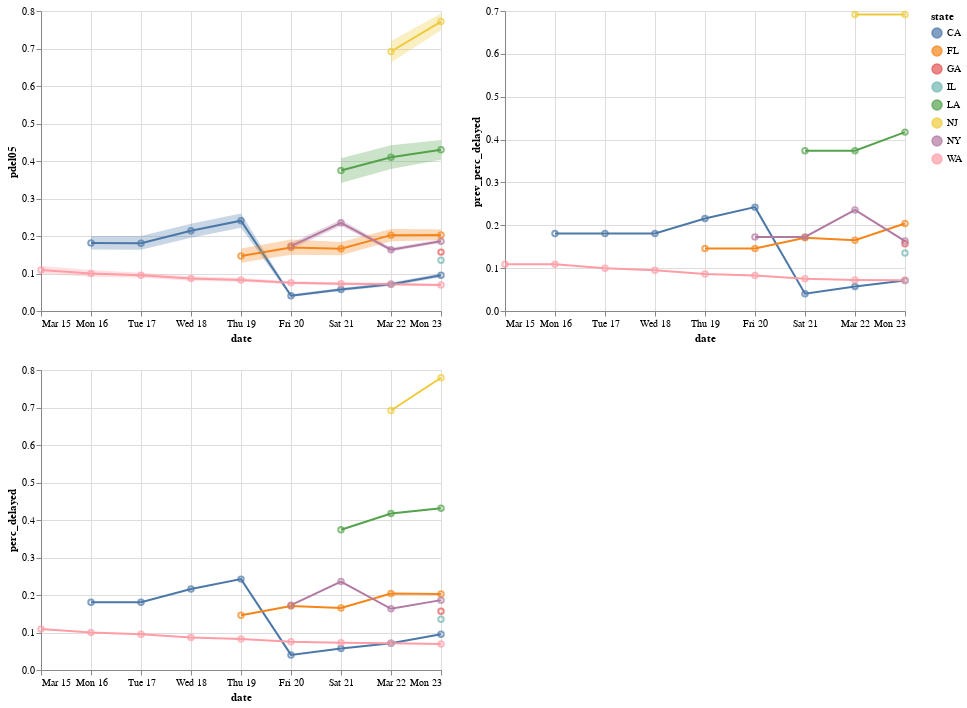

Source (notebook cell):
### Code cell
color = 'state'
x = 'date'
# y = 'pdel50'
y = 'perc_delayed'

pdf = ddelayed

h = Chart(pdf).mark_line().encode(
    x=A.X(x, title=x),
    y=A.Y(y, title=y),
    color=color,
    tooltip=[color, x, y]
)

h2 = h.encode(y=c.prev_perc_delayed, tooltip=[color, x, y, c.prev_perc_delayed])
h2 = (h2 + h2.mark_point())

h3 = h.encode(y=c.pdel50, tooltip=[color, x, y, c.pdel50])
h3 = (h3 + h3.mark_point())

r1 = h3 + h.mark_errorband().encode(y='pdel05', y2='pdel95') | h2
r2 = (h + h.mark_point())
r1 & r2

### Figure 1 — Vega-Lite specification as saved in the notebook (floating-point values rounded to 4 significant figures)
{"$schema": "https://vega.github.io/schema/vega-lite/v3.4.0.json", "config": {"mark": {"tooltip": null}, "view": {"height": 300, "width": 400}}, "data": {"name": "data-70dff67a1ea39b50376fecfd86e608bb"}, "datasets": {"data-70dff67a1ea39b50376fecfd86e608bb": [{"date": "2020-03-16T00:00:00", "death": 6, "pdel05": 0.1639, "pdel50": 0.1811, "pdel95": 0.1998, "perc_delayed": 0.1807, "pos_delayed": 202, "positive": 335, "prev_perc_delayed": 0.1807, "state": "CA", "tot_delayed": 1118, "total": 8316}, {"date": "2020-03-17T00:00:00", "death": 11, "pdel05": 0.1632, "pdel50": 0.1807, "pdel95": 0.2001, "perc_delayed": 0.1807, "pos_delayed": 202, "positive": 483, "prev_perc_delayed": 0.1807, "state": "CA", "tot_delayed": 1118, "total": 8407}, {"date": "2020-03-18T00:00:00", "death": 13, "pdel05": 0.1953, "pdel50": 0.2138, "pdel95": 0.2327, "perc_delayed": 0.2158, "pos_delayed": 252, "positive": 611, "prev_perc_delayed": 0.1807, "state": "CA", "tot_delayed": 1168, "total": 8592}, {"date": "2020-03-19T00:00:00", "death": 18, "pdel05": 0.2221, "pdel50": 0.2409, "pdel95": 0.2602, "perc_delayed": 0.2423, "pos_delayed": 293, "positive": 924, "prev_perc_delayed": 0.2158, "state": "CA", "tot_delayed": 1209, "total": 9711}, {"date": "2020-03-20T00:00:00", "death": 20, "pdel05": 0.03729, "pdel50": 0.04084, "pdel95": 0.04447, "perc_delayed": 0.04028, "pos_delayed": 335, "positive": 1063, "prev_perc_delayed": 0.2423, "state": "CA", "tot_delayed": 8316, "total": 11487}, {"date": "2020-03-21T00:00:00", "death": 24, "pdel05": 0.0531, "pdel50": 0.05708, "pdel95": 0.06134, "perc_delayed": 0.05707, "pos_delayed": 483, "positive": 1279, "prev_perc_delayed": 0.04028, "state": "CA", "tot_delayed": 8464, "total": 12528}, {"date": "2020-03-22T00:00:00", "death": 27, "pdel05": 0.06675, "pdel50": 0.07114, "pdel95": 0.07589, "perc_delayed": 0.07111, "pos_delayed": 611, "positive": 1536, "prev_perc_delayed": 0.05707, "state": "CA", "tot_delayed": 8592, "total": 12840}, {"date": "2020-03-23T00:00:00", "death": 27, "pdel05": 0.09026, "pdel50": 0.0951, "pdel95": 0.1, "perc_delayed": 0.09515, "pos_delayed": 924, "positive": 1733, "prev_perc_delayed": 0.07111, "state": "CA", "tot_delayed": 9711, "total": 26400}, {"date": "2020-03-19T00:00:00", "death": 8, "pdel05": 0.1284, "pdel50": 0.1465, "pdel95": 0.1665, "perc_delayed": 0.1461, "pos_delayed": 116, "positive": 390, "prev_perc_delayed": 0.1461, "state": "FL", "tot_delayed": 794, "total": 2942}, {"date": "2020-03-20T00:00:00", "death": 10, "pdel05": 0.1498, "pdel50": 0.1696, "pdel95": 0.1907, "perc_delayed": 0.1709, "pos_delayed": 141, "positive": 520, "prev_perc_delayed": 0.1461, "state": "FL", "tot_delayed": 825, "total": 3416}, {"date": "2020-03-21T00:00:00", "death": 12, "pdel05": 0.1487, "pdel50": 0.1658, "pdel95": 0.1841, "perc_delayed": 0.1652, "pos_delayed": 186, "positive": 658, "prev_perc_delayed": 0.1709, "state": "FL", "tot_delayed": 1126, "total": 8239}, {"date": "2020-03-22T00:00:00", "death": 13, "pdel05": 0.1859, "pdel50": 0.2023, "pdel95": 0.219, "perc_delayed": 0.204, "pos_delayed": 314, "positive": 830, "prev_perc_delayed": 0.1652, "state": "FL", "tot_delayed": 1539, "total": 9783}, {"date": "2020-03-23T00:00:00", "death": 14, "pdel05": 0.1884, "pdel50": 0.203, "pdel95": 0.2179, "perc_delayed": 0.2028, "pos_delayed": 390, "positive": 1171, "prev_perc_delayed": 0.204, "state": "FL", "tot_delayed": 1923, "total": 13094}, {"date": "2020-03-23T00:00:00", "death": 25, "pdel05": 0.1446, "pdel50": 0.157, "pdel95": 0.1705, "perc_delayed": 0.1567, "pos_delayed": 287, "positive": 772, "prev_perc_delayed": 0.1567, "state": "GA", "tot_delayed": 1831, "total": 5069}, {"date": "2020-03-23T00:00:00", "death": 12, "pdel05": 0.1255, "pdel50": 0.1354, "pdel95": 0.1451, "perc_delayed": 0.1352, "pos_delayed": 426, "positive": 1285, "prev_perc_delayed": 0.1352, "state": "IL", "tot_delayed": 3151, "total": 9868}, {"date": "2020-03-21T00:00:00", "death": 16, "pdel05": 0.3411, "pdel50": 0.3745, "pdel95": 0.4075, "perc_delayed": 0.3742, "pos_delayed": 171, "positive": 585, "prev_perc_delayed": 0.3742, "state": "LA", "tot_delayed": 457, "total": 2765}, {"date": "2020-03-22T00:00:00", "death": 20, "pdel05": 0.3788, "pdel50": 0.4102, "pdel95": 0.4418, "perc_delayed": 0.4174, "pos_delayed": 240, "positive": 837, "prev_perc_delayed": 0.3742, "state": "LA", "tot_delayed": 575, "total": 3498}, {"date": "2020-03-23T00:00:00", "death": 34, "pdel05": 0.4031, "pdel50": 0.4299, "pdel95": 0.4562, "perc_delayed": 0.4311, "pos_delayed": 347, "positive": 1172, "prev_perc_delayed": 0.4174, "state": "LA", "tot_delayed": 805, "total": 5948}, {"date": "2020-03-22T00:00:00", "death": 20, "pdel05": 0.6629, "pdel50": 0.692, "pdel95": 0.7199, "perc_delayed": 0.6921, "pos_delayed": 427, "positive": 1914, "prev_perc_delayed": 0.6921, "state": "NJ", "tot_delayed": 617, "total": 2290}, {"date": "2020-03-23T00:00:00", "death": 27, "pdel05": 0.7487, "pdel50": 0.7719, "pdel95": 0.7936, "perc_delayed": 0.7794, "pos_delayed": 742, "positive": 2844, "prev_perc_delayed": 0.6921, "state": "NJ", "tot_delayed": 952, "total": 3297}, {"date": "2020-03-20T00:00:00", "death": 35, "pdel05": 0.1649, "pdel50": 0.1732, "pdel95": 0.1814, "perc_delayed": 0.1729, "pos_delayed": 950, "positive": 7102, "prev_perc_delayed": 0.1729, "state": "NY", "tot_delayed": 5493, "total": 32427}, {"date": "2020-03-21T00:00:00", "death": 44, "pdel05": 0.2271, "pdel50": 0.2352, "pdel95": 0.2433, "perc_delayed": 0.2359, "pos_delayed": 1700, "positive": 10356, "prev_perc_delayed": 0.1729, "state": "NY", "tot_delayed": 7206, "total": 45437}, {"date": "2020-03-22T00:00:00", "death": 114, "pdel05": 0.1586, "pdel50": 0.1636, "pdel95": 0.1687, "perc_delayed": 0.1632, "pos_delayed": 2382, "positive": 15168, "prev_perc_delayed": 0.2359, "state": "NY", "tot_delayed": 14597, "total": 61401}, {"date": "2020-03-23T00:00:00", "death": 114, "pdel05": 0.1819, "pdel50": 0.1862, "pdel95": 0.1906, "perc_delayed": 0.1863, "pos_delayed": 4152, "positive": 20875, "prev_perc_delayed": 0.1632, "state": "NY", "tot_delayed": 22284, "total": 78289}, {"date": "2020-03-15T00:00:00", "death": 40, "pdel05": 0.09949, "pdel50": 0.1095, "pdel95": 0.12, "perc_delayed": 0.1093, "pos_delayed": 267, "positive": 642, "prev_perc_delayed": 0.1093, "state": "WA", "tot_delayed": 2442, "total": 7764}, {"date": "2020-03-16T00:00:00", "death": 42, "pdel05": 0.09164, "pdel50": 0.1002, "pdel95": 0.1092, "perc_delayed": 0.09988, "pos_delayed": 337, "positive": 769, "prev_perc_delayed": 0.1093, "state": "WA", "tot_delayed": 3374, "total": 10220}, {"date": "2020-03-17T00:00:00", "death": 48, "pdel05": 0.08838, "pdel50": 0.09524, "pdel95": 0.1023, "perc_delayed": 0.09507, "pos_delayed": 457, "positive": 904, "prev_perc_delayed": 0.09988, "state": "WA", "tot_delayed": 4807, "total": 12486}, {"date": "2020-03-18T00:00:00", "death": 52, "pdel05": 0.08095, "pdel50": 0.08664, "pdel95": 0.09255, "perc_delayed": 0.08647, "pos_delayed": 568, "positive": 1012, "prev_perc_delayed": 0.09507, "state": "WA", "tot_delayed": 6569, "total": 14129}, {"date": "2020-03-19T00:00:00", "death": 66, "pdel05": 0.07779, "pdel50": 0.08284, "pdel95": 0.08804, "perc_delayed": 0.08269, "pos_delayed": 642, "positive": 1187, "prev_perc_delayed": 0.08647, "state": "WA", "tot_delayed": 7764, "total": 17105}, {"date": "2020-03-20T00:00:00", "death": 74, "pdel05": 0.07112, "pdel50": 0.07534, "pdel95": 0.07966, "perc_delayed": 0.07524, "pos_delayed": 769, "positive": 1376, "prev_perc_delayed": 0.08269, "state": "WA", "tot_delayed": 10220, "total": 20712}, {"date": "2020-03-21T00:00:00", "death": 83, "pdel05": 0.0685, "pdel50": 0.07238, "pdel95": 0.07642, "perc_delayed": 0.0724, "pos_delayed": 904, "positive": 1524, "prev_perc_delayed": 0.07524, "state": "WA", "tot_delayed": 12486, "total": 23243}, {"date": "2020-03-22T00:00:00", "death": 94, "pdel05": 0.06812, "pdel50": 0.07166, "pdel95": 0.07537, "perc_delayed": 0.07163, "pos_delayed": 1012, "positive": 1793, "prev_perc_delayed": 0.0724, "state": "WA", "tot_delayed": 14129, "total": 27121}, {"date": "2020-03-23T00:00:00", "death": 95, "pdel05": 0.06627, "pdel50": 0.06941, "pdel95": 0.07274, "perc_delayed": 0.06939, "pos_delayed": 1187, "positive": 1996, "prev_perc_delayed": 0.07163, "state": "WA", "tot_delayed": 17105, "total": 30875}]}, "vconcat": [{"hconcat": [{"layer": [{"encoding": {"color": {"field": "state", "type": "nominal"}, "tooltip": [{"field": "state", "type": "nominal"}, {"field": "date", "type": "temporal"}, {"field": "perc_delayed", "type": "quantitative"}, {"field": "pdel50", "type": "quantitative"}], "x": {"field": "date", "title": "date", "type": "temporal"}, "y": {"field": "pdel50", "type": "quantitative"}}, "mark": "line"}, {"encoding": {"color": {"field": "state", "type": "nominal"}, "tooltip": [{"field": "state", "type": "nominal"}, {"field": "date", "type": "temporal"}, {"field": "perc_delayed", "type": "quantitative"}, {"field": "pdel50", "type": "quantitative"}], "x": {"field": "date", "title": "date", "type": "temporal"}, "y": {"field": "pdel50", "type": "quantitative"}}, "mark": "point"}, {"encoding": {"color": {"field": "state", "type": "nominal"}, "tooltip": [{"field": "state", "type": "nominal"}, {"field": "date", "type": "temporal"}, {"field": "perc_delayed", "type": "quantitative"}], "x": {"field": "date", "title": "date", "type": "temporal"}, "y": {"field": "pdel05", "type": "quantitative"}, "y2": {"field": "pdel95"}}, "mark": "errorband"}]}, {"layer": [{"encoding": {"color": {"field": "state", "type": "nominal"}, "tooltip": [{"field": "state", "type": "nominal"}, {"field": "date", "type": "temporal"}, {"field": "perc_delayed", "type": "quantitative"}, {"field": "prev_perc_delayed", "type": "quantitative"}], "x": {"field": "date", "title": "date", "type": "temporal"}, "y": {"field": "prev_perc_delayed", "type": "quantitative"}}, "mark": "line"}, {"encoding": {"color": {"field": "state", "type": "nominal"}, "tooltip": [{"field": "state", "type": "nominal"}, {"field": "date", "type": "temporal"}, {"field": "perc_delayed", "type": "quantitative"}, {"field": "prev_perc_delayed", "type": "quantitative"}], "x": {"field": "date", "title": "date", "type": "temporal"}, "y": {"field": "prev_perc_delayed", "type": "quantitative"}}, "mark": "point"}]}]}, {"layer": [{"encoding": {"color": {"field": "state", "type": "nominal"}, "tooltip": [{"field": "state", "type": "nominal"}, {"field": "date", "type": "temporal"}, {"field": "perc_delayed", "type": "quantitative"}], "x": {"field": "date", "title": "date", "type": "temporal"}, "y": {"field": "perc_delayed", "title": "perc_delayed", "type": "quantitative"}}, "mark": "line"}, {"encoding": {"color": {"field": "state", "type": "nominal"}, "tooltip": [{"field": "state", "type": "nominal"}, {"field": "date", "type": "temporal"}, {"field": "perc_delayed", "type": "quantitative"}], "x": {"field": "date", "title": "date", "type": "temporal"}, "y": {"field": "perc_delayed", "title": "perc_delayed", "type": "quantitative"}}, "mark": "point"}]}]}
